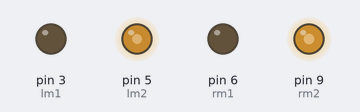
Simulated run of this sketch. Board: Arduino Uno, built with avr-gcc and run on an emulated ATmega328P. Shown: output pins drawn as LEDs (lit = HIGH).

Above: at 0.1 s.
Timing chart, 0 to 1.6 s (numbered marks = the images above):
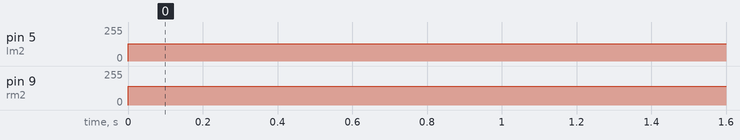

The sketch:

motor_check.ino
```cpp
#define lm1 3
#define lm2 5
#define rm1 6
#define rm2 9

void setup() {
  pinMode(lm1, OUTPUT);
  pinMode(lm2, OUTPUT);
  pinMode(rm1, OUTPUT);
  pinMode(rm2, OUTPUT);
}

void loop(){
  straight();
}


void straight(){
  analogWrite(lm1,0);
  analogWrite(lm2,130);
  analogWrite(rm1,0);
  analogWrite(rm2,140);
}
```

Measured:
- by itself, pin 5 (lm2): 0/255 → 130/255 at 0.00 s
- by itself, pin 9 (rm2): 0/255 → 140/255 at 0.00 s
